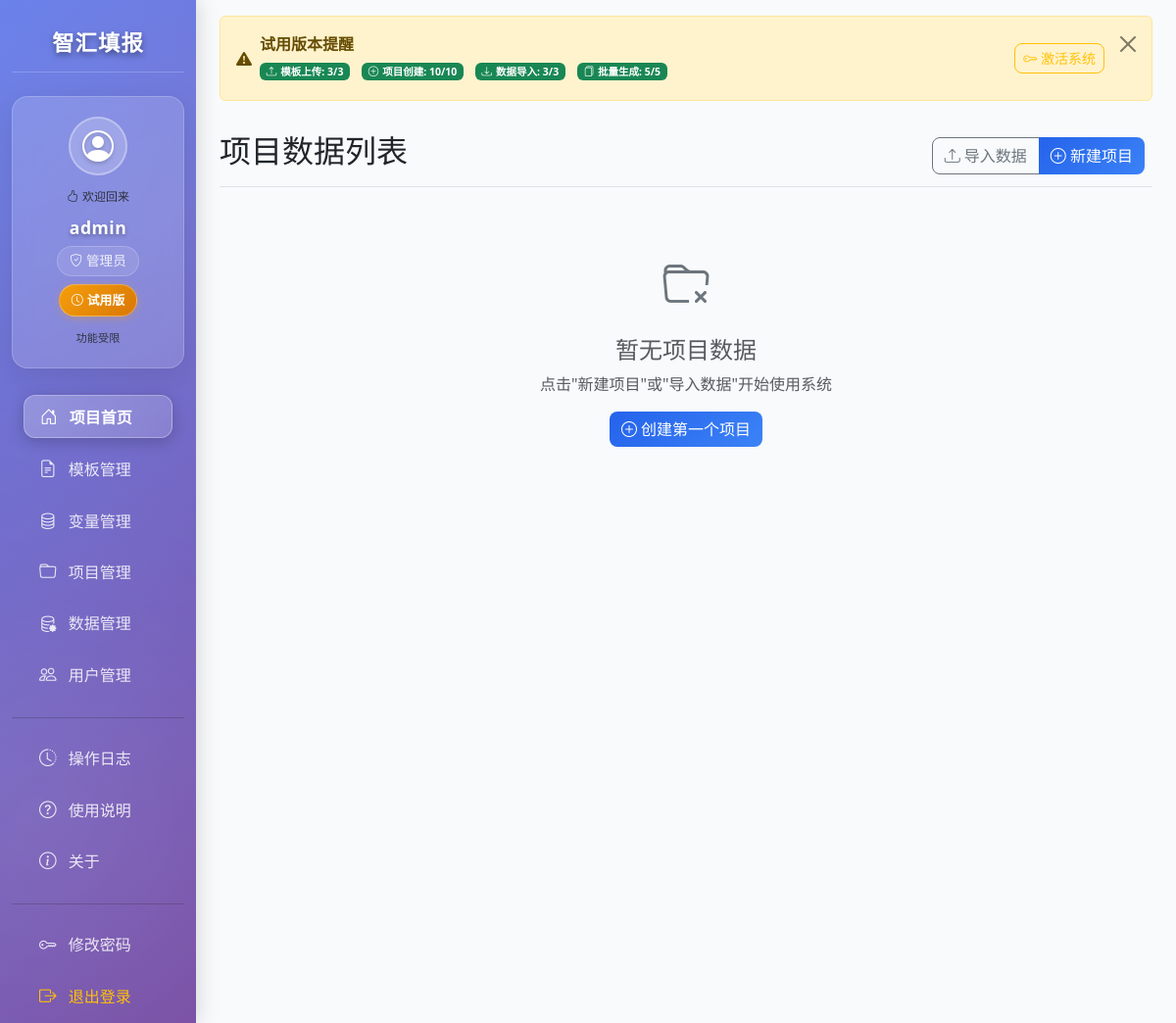
Page / (signed in) on the earlier database version.
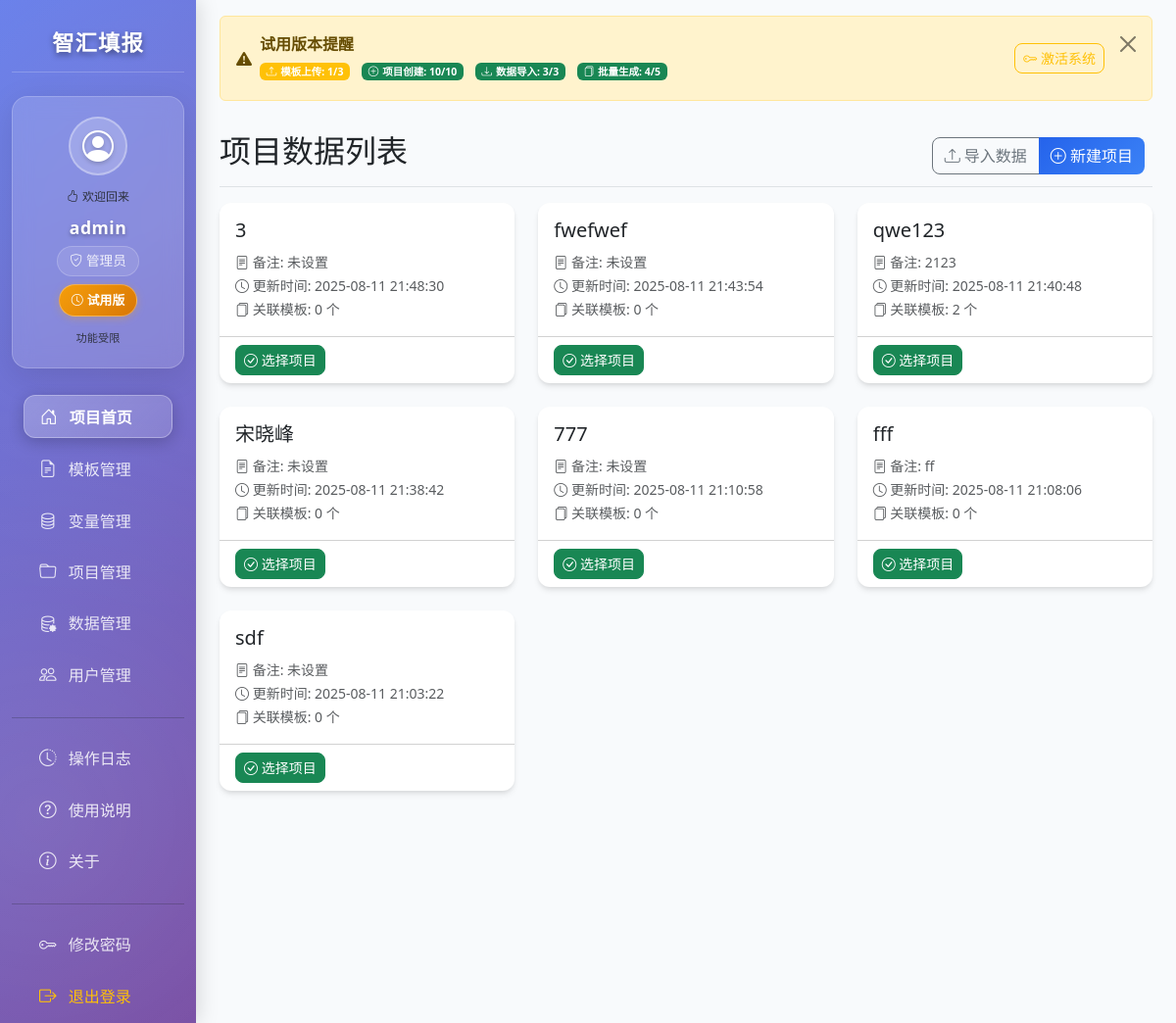
Same page on the later database version.
### tables this page shows
CREATE TABLE projects (
            id INTEGER PRIMARY KEY AUTOINCREMENT,
            name TEXT NOT NULL,
            contract_number TEXT,
            created_at TIMESTAMP DEFAULT CURRENT_TIMESTAMP,
            updated_at TIMESTAMP DEFAULT CURRENT_TIMESTAMP
        , created_by INTEGER);

### app.py (the view, shortened to what this page needs)
@app.route('/')
@login_required
def index():
    conn = get_db_connection()
    cursor = conn.cursor()
    current_user_id = session.get('user_id')
    current_user_role = session.get('role')
    if current_user_role == 'admin':
        cursor.execute('''
            SELECT p.id, p.name, p.contract_number, p.updated_at,
                   COUNT(DISTINCT tv.variable_name) as template_count
            FROM projects p
            LEFT JOIN project_data pd ON p.id = pd.project_id
            LEFT JOIN template_variables tv ON tv.variable_name = pd.variable_name
            GROUP BY p.id
            ORDER BY p.updated_at DESC
        ''')
    projects = cursor.fetchall()
    conn.close()
    return render_template('index.html', projects=projects)

### templates/index.html (shortened to what this page needs)
{% extends "base.html" %}
{% block content %}
<div id="trialStatusAlert" class="alert alert-warning alert-dismissible fade show" role="alert" style="display: none;">
    <div class="d-flex align-items-center">
        <i class="bi bi-exclamation-triangle-fill me-2"></i>
        <div class="flex-grow-1">
            <strong>试用版本提醒</strong>
            <div id="trialStatusContent"></div>
        </div>
        <a href="/about" class="btn btn-sm btn-outline-warning ms-2">
            <i class="bi bi-key"></i> 激活系统
        </a>
    </div>
    <button type="button" class="btn-close" data-bs-dismiss="alert"></button>
</div>
<div class="d-flex justify-content-between flex-wrap flex-md-nowrap align-items-center pt-3 pb-2 mb-3 border-bottom">
    <h1 class="h2">项目数据列表</h1>
    <div class="btn-toolbar mb-2 mb-md-0">
        <div class="btn-group me-2">
            <button type="button" class="btn btn-outline-secondary" onclick="importData()">
                <i class="bi bi-upload"></i> 导入数据
            </button>
            <button type="button" class="btn btn-primary" onclick="createProject()">
                <i class="bi bi-plus-circle"></i> 新建项目
            </button>
        </div>
    </div>
</div>
<div class="row">
    {% if projects %}
        {% for project in projects %}
        <div class="col-md-6 col-lg-4 mb-4">
            <div class="card card-hover h-100">
                <div class="card-body">
                    <h5 class="card-title">{{ project[1] }}</h5>
                    <p class="card-text">
                        <small class="text-muted">
                            <i class="bi bi-file-text"></i> 备注: {{ project[2] or '未设置' }}<br>
                            <i class="bi bi-clock"></i> 更新时间: {{ project[3] }}<br>
                            <i class="bi bi-files"></i> 关联模板: {{ project[4] or 0 }} 个
                        </small>
                    </p>
                </div>
                <div class="card-footer bg-transparent">
                    <button class="btn btn-success btn-sm" onclick="selectProject({{ project[0] }}, '{{ project[1] }}')">
                        <i class="bi bi-check-circle"></i> 选择项目
                    </button>
                </div>
            </div>
        </div>
        {% endfor %}
    {% else %}
        <div class="col-12">
            <div class="text-center py-5">
                <i class="bi bi-folder-x" style="font-size: 3rem; color: #6c757d;"></i>
                <h4 class="mt-3 text-muted">暂无项目数据</h4>
                <p class="text-muted">点击"新建项目"或"导入数据"开始使用系统</p>
                <button class="btn btn-primary" onclick="createProject()">
                    <i class="bi bi-plus-circle"></i> 创建第一个项目
                </button>
            </div>
        </div>
    {% endif %}
</div>
{% endblock %}

### templates/base.html (shortened to what this page needs)
<!DOCTYPE html>
<html lang="zh-CN">
<head>
    <link href="{{ url_for('static', filename='css/bootstrap.min.css') }}" rel="stylesheet">
    <link href="{{ url_for('static', filename='css/bootstrap-icons.css') }}" rel="stylesheet">
    <link href="{{ url_for('static', filename='css/animate.min.css') }}" rel="stylesheet">
</head>
<body>
    <div class="toast-container position-fixed top-0 end-0 p-3" style="z-index: 1050;">
    </div>
    <div class="container-fluid">
        <div class="row">
            <nav id="sidebar" class="col-md-3 col-lg-2 d-md-block sidebar collapse">
                <div class="position-sticky pt-3">
                    <h5 class="text-center system-title">智汇填报</h5>
                    {% if session.user_id %}
                    <div class="user-info-card mb-4 px-3">
                        <div class="user-avatar-section text-center mb-2">
                            <div class="user-avatar">
                                <i class="bi bi-person-circle"></i>
                            </div>
                        </div>
                        <div class="user-details text-center">
                            <div class="user-greeting">
                                <small class="text-white-75"><i class="bi bi-hand-thumbs-up me-1"></i>欢迎回来</small>
                            </div>
                            <div class="username">{{ session.username }}</div>
                            <div class="user-role">
                                <i class="bi bi-shield-check me-1"></i>
                                <span>{{ session.role_name or '普通用户' }}</span>
                            </div>
                            <div class="activation-status mt-2">
                                {% if activation_status.activated %}
                                    <div class="activation-badge activated">
                                        <i class="bi bi-check-circle-fill me-1"></i>
                                        <span>已激活</span>
                                    </div>
                                    {% if activation_status.days_remaining is defined and activation_status.days_remaining >= 0 %}
                                        <div class="activation-info">
                                            <small class="text-white-75">剩余 {{ activation_status.days_remaining }} 天</small>
                                        </div>
                                    {% endif %}
                                {% else %}
                                    <div class="activation-badge trial">
                                        <i class="bi bi-clock me-1"></i>
                                        <span>试用版</span>
                                    </div>
                                    <div class="activation-info">
                                        <small class="text-white-75">功能受限</small>
                                    </div>
                                {% endif %}
                            </div>
                        </div>
                    </div>
                    {% endif %}
                    <ul class="nav flex-column">
                        <li class="nav-item mb-1">
                            <a class="nav-link {% if request.endpoint == 'index' %}active{% endif %} py-2" href="{{ url_for('index') }}">
                                <i class="bi bi-house-door me-2"></i> 项目首页
                            </a>
                        </li>
                        <li class="nav-item mb-1">
                            <a class="nav-link {% if request.endpoint == 'templates' %}active{% endif %} py-2" href="{{ url_for('templates') }}">
                                <i class="bi bi-file-earmark-text me-2"></i> 模板管理
                            </a>
                        </li>
                        <li class="nav-item mb-1">
                            <a class="nav-link {% if request.endpoint == 'variables' %}active{% endif %} py-2" href="{{ url_for('variables') }}">
                                <i class="bi bi-database me-2"></i> 变量管理
                            </a>
                        </li>
                        <li class="nav-item mb-1">
                            <a class="nav-link {% if request.endpoint == 'projects' %}active{% endif %} py-2" href="{{ url_for('projects') }}">
                                <i class="bi bi-folder me-2"></i> 项目管理
                            </a>
                        </li>
                        <li class="nav-item mb-1">
                            <a class="nav-link {% if request.endpoint == 'data_management' %}active{% endif %} py-2" href="{{ url_for('data_management') }}">
                                <i class="bi bi-database-gear me-2"></i> 数据管理
                            </a>
                        </li>
                        {% if session.role == 'admin' %}
                        <li class="nav-item mb-1">
                            <a class="nav-link {% if request.endpoint == 'users' %}active{% endif %} py-2" href="{{ url_for('users') }}">
                                <i class="bi bi-people me-2"></i> 用户管理
                            </a>
                        </li>
                        {% endif %}
                        <hr class="my-3">
                        <li class="nav-item mb-1">
                            <a class="nav-link {% if request.endpoint == 'logs' %}active{% endif %} py-2" href="{{ url_for('logs') }}">
                                <i class="bi bi-clock-history me-2"></i> 操作日志
                            </a>
                        </li>
                        <li class="nav-item mb-1">
                            <a class="nav-link {% if request.endpoint == 'help' %}active{% endif %} py-2" href="{{ url_for('help') }}">
                                <i class="bi bi-question-circle me-2"></i> 使用说明
                            </a>
                        </li>
                        <li class="nav-item mb-1">
                            <a class="nav-link {% if request.endpoint == 'about' %}active{% endif %} py-2" href="{{ url_for('about') }}">
                                <i class="bi bi-info-circle me-2"></i> 关于
                            </a>
                        </li>
                        <hr class="my-3">
                        {% if session.user_id %}
                        <li class="nav-item mb-1">
                            <a class="nav-link py-2" href="#" onclick="showChangePasswordModal()" title="修改密码">
                                <i class="bi bi-key me-2"></i> 修改密码
                            </a>
                        </li>
                        <li class="nav-item mb-1">
                            <a class="nav-link py-2 text-warning" href="{{ url_for('logout') }}" title="退出登录">
                                <i class="bi bi-box-arrow-right me-2"></i> 退出登录
                            </a>
                        </li>
                        {% else %}
                        <li class="nav-item mb-1">
                            <a class="nav-link py-2 text-success" href="{{ url_for('login') }}" title="用户登录">
                                <i class="bi bi-box-arrow-in-right me-2"></i> 用户登录
                            </a>
                        </li>
                        {% endif %}
                    </ul>
                </div>
            </nav>
            <main class="col-md-9 ms-sm-auto col-lg-10 px-md-4 main-content">
                <div class="pt-3">
                    {% block content %}{% endblock %}
                </div>
            </main>
        </div>
    </div>
</body>
</html>

Differences in the rows shown:
added projects: name "3", contract_number "未设置", updated_at "2025-08-11 21:48:30", project "0"
added projects: name "fwefwef", contract_number "未设置", updated_at "2025-08-11 21:43:54", project "0"
added projects: name "qwe123", contract_number "2123", updated_at "2025-08-11 21:40:48", project "2"
added projects: name "宋晓峰", contract_number "未设置", updated_at "2025-08-11 21:38:42", project "0"
added projects: name "777", contract_number "未设置", updated_at "2025-08-11 21:10:58", project "0"
added projects: name "fff", contract_number "ff", updated_at "2025-08-11 21:08:06", project "0"
added projects: name "sdf", contract_number "未设置", updated_at "2025-08-11 21:03:22", project "0"
Other differences:
text written by a page script: "模板上传: 3/3 项目创建: 10/10 数据导入: 3/3 批量生成: 5/5" → "模板上传: 1/3 项目创建: 10/10 数据导入: 3/3 批量生成: 4/5"
text no longer shown: "暂无项目数据 点击\"新建项目\"或\"导入数据\"开始使用系统 创建第一个项目"
